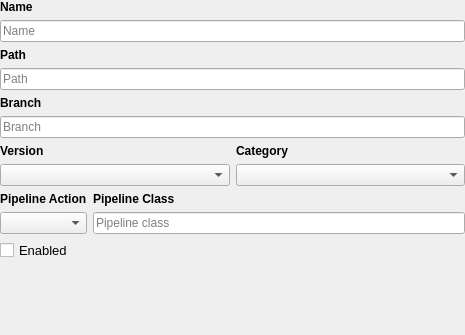
<?xml version="1.0" encoding="UTF-8"?>
<ui version="4.0">
 <class>Form</class>
 <widget class="QWidget" name="Form">
  <property name="geometry">
   <rect>
    <x>0</x>
    <y>0</y>
    <width>465</width>
    <height>335</height>
   </rect>
  </property>
  <property name="windowTitle">
   <string>Form</string>
  </property>
  <layout class="QGridLayout" name="gridLayout_3">
   <property name="leftMargin">
    <number>0</number>
   </property>
   <property name="topMargin">
    <number>0</number>
   </property>
   <property name="rightMargin">
    <number>0</number>
   </property>
   <property name="bottomMargin">
    <number>0</number>
   </property>
   <item row="0" column="0">
    <widget class="QLabel" name="label_5">
     <property name="font">
      <font>
       <pointsize>9</pointsize>
       <bold>true</bold>
      </font>
     </property>
     <property name="text">
      <string>Name</string>
     </property>
    </widget>
   </item>
   <item row="1" column="0">
    <widget class="QLineEdit" name="model_name">
     <property name="font">
      <font>
       <pointsize>9</pointsize>
      </font>
     </property>
     <property name="placeholderText">
      <string>Name</string>
     </property>
    </widget>
   </item>
   <item row="2" column="0">
    <widget class="QLabel" name="path_label">
     <property name="font">
      <font>
       <pointsize>9</pointsize>
       <bold>true</bold>
      </font>
     </property>
     <property name="text">
      <string>Path</string>
     </property>
    </widget>
   </item>
   <item row="3" column="0">
    <widget class="QLineEdit" name="path_line_edit">
     <property name="font">
      <font>
       <pointsize>9</pointsize>
      </font>
     </property>
     <property name="placeholderText">
      <string>Path</string>
     </property>
    </widget>
   </item>
   <item row="4" column="0">
    <widget class="QLabel" name="branch_label">
     <property name="font">
      <font>
       <pointsize>9</pointsize>
       <bold>true</bold>
      </font>
     </property>
     <property name="text">
      <string>Branch</string>
     </property>
    </widget>
   </item>
   <item row="5" column="0">
    <widget class="QLineEdit" name="branch_line_edit">
     <property name="font">
      <font>
       <pointsize>9</pointsize>
      </font>
     </property>
     <property name="placeholderText">
      <string>Branch</string>
     </property>
    </widget>
   </item>
   <item row="6" column="0">
    <layout class="QGridLayout" name="gridLayout_2">
     <item row="0" column="0">
      <widget class="QLabel" name="label_7">
       <property name="font">
        <font>
         <pointsize>9</pointsize>
         <bold>true</bold>
        </font>
       </property>
       <property name="text">
        <string>Version</string>
       </property>
      </widget>
     </item>
     <item row="0" column="1">
      <widget class="QLabel" name="label">
       <property name="font">
        <font>
         <pointsize>9</pointsize>
         <bold>true</bold>
        </font>
       </property>
       <property name="text">
        <string>Category</string>
       </property>
      </widget>
     </item>
     <item row="1" column="0">
      <widget class="QComboBox" name="versions">
       <property name="font">
        <font>
         <pointsize>9</pointsize>
        </font>
       </property>
      </widget>
     </item>
     <item row="1" column="1">
      <widget class="QComboBox" name="category">
       <property name="font">
        <font>
         <pointsize>9</pointsize>
        </font>
       </property>
      </widget>
     </item>
    </layout>
   </item>
   <item row="7" column="0">
    <layout class="QGridLayout" name="gridLayout">
     <item row="0" column="0">
      <widget class="QLabel" name="label_2">
       <property name="font">
        <font>
         <pointsize>9</pointsize>
         <bold>true</bold>
        </font>
       </property>
       <property name="text">
        <string>Pipeline Action</string>
       </property>
      </widget>
     </item>
     <item row="0" column="1">
      <widget class="QLabel" name="label_3">
       <property name="font">
        <font>
         <pointsize>9</pointsize>
         <bold>true</bold>
        </font>
       </property>
       <property name="text">
        <string>Pipeline Class</string>
       </property>
      </widget>
     </item>
     <item row="1" column="0">
      <widget class="QComboBox" name="pipeline_action">
       <property name="font">
        <font>
         <pointsize>9</pointsize>
        </font>
       </property>
      </widget>
     </item>
     <item row="1" column="1">
      <widget class="QLineEdit" name="pipeline_class_line_edit">
       <property name="font">
        <font>
         <pointsize>9</pointsize>
        </font>
       </property>
       <property name="placeholderText">
        <string>Pipeline class</string>
       </property>
      </widget>
     </item>
    </layout>
   </item>
   <item row="8" column="0">
    <widget class="QCheckBox" name="enabled">
     <property name="font">
      <font>
       <pointsize>10</pointsize>
      </font>
     </property>
     <property name="text">
      <string>Enabled</string>
     </property>
    </widget>
   </item>
   <item row="9" column="0">
    <spacer name="verticalSpacer">
     <property name="orientation">
      <enum>Qt::Vertical</enum>
     </property>
     <property name="sizeHint" stdset="0">
      <size>
       <width>20</width>
       <height>40</height>
      </size>
     </property>
    </spacer>
   </item>
  </layout>
 </widget>
 <resources/>
 <connections/>
</ui>
